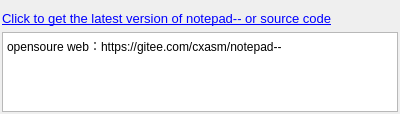
<?xml version="1.0" encoding="UTF-8"?>
<ui version="4.0">
 <class>AboutNddClass</class>
 <widget class="QWidget" name="AboutNddClass">
  <property name="geometry">
   <rect>
    <x>0</x>
    <y>0</y>
    <width>400</width>
    <height>114</height>
   </rect>
  </property>
  <property name="maximumSize">
   <size>
    <width>400</width>
    <height>180</height>
   </size>
  </property>
  <property name="windowTitle">
   <string>AboutNdd</string>
  </property>
  <property name="windowIcon">
   <iconset resource="RealCompare.qrc">
    <normaloff>:/Resources/edit/global/ndd.ico</normaloff>:/Resources/edit/global/ndd.ico</iconset>
  </property>
  <layout class="QGridLayout" name="gridLayout">
   <property name="leftMargin">
    <number>2</number>
   </property>
   <property name="rightMargin">
    <number>2</number>
   </property>
   <property name="bottomMargin">
    <number>2</number>
   </property>
   <item row="0" column="0">
    <widget class="QLabel" name="label">
     <property name="text">
      <string>&lt;html&gt;&lt;head/&gt;&lt;body&gt;&lt;p&gt;&lt;a href=&quot;https://gitee.com/cxasm/notepad--&quot;&gt;&lt;span style=&quot; font-size:10pt; text-decoration: underline; color:#0000ff;&quot;&gt;Click to get the latest version of notepad-- or source code&lt;/span&gt;&lt;/a&gt;&lt;/p&gt;&lt;/body&gt;&lt;/html&gt;</string>
     </property>
    </widget>
   </item>
   <item row="1" column="0">
    <widget class="QPlainTextEdit" name="nddMsgText">
     <property name="readOnly">
      <bool>true</bool>
     </property>
     <property name="plainText">
      <string>opensoure web：https://gitee.com/cxasm/notepad--</string>
     </property>
    </widget>
   </item>
   <item row="2" column="0">
    <layout class="QHBoxLayout" name="horizontalLayout"/>
   </item>
  </layout>
 </widget>
 <layoutdefault spacing="6" margin="11"/>
 <resources>
  <include location="RealCompare.qrc"/>
 </resources>
 <connections/>
</ui>
